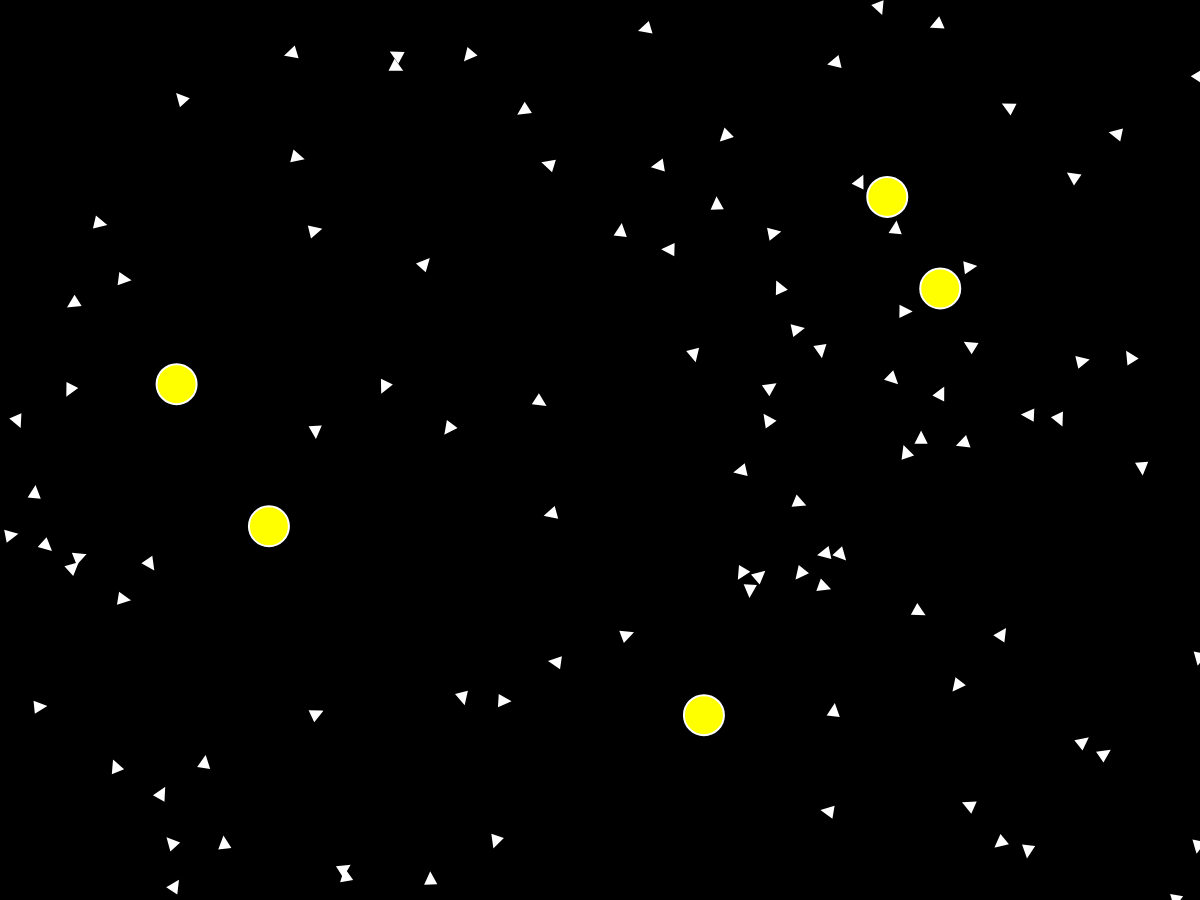
Frame 1 (no input)
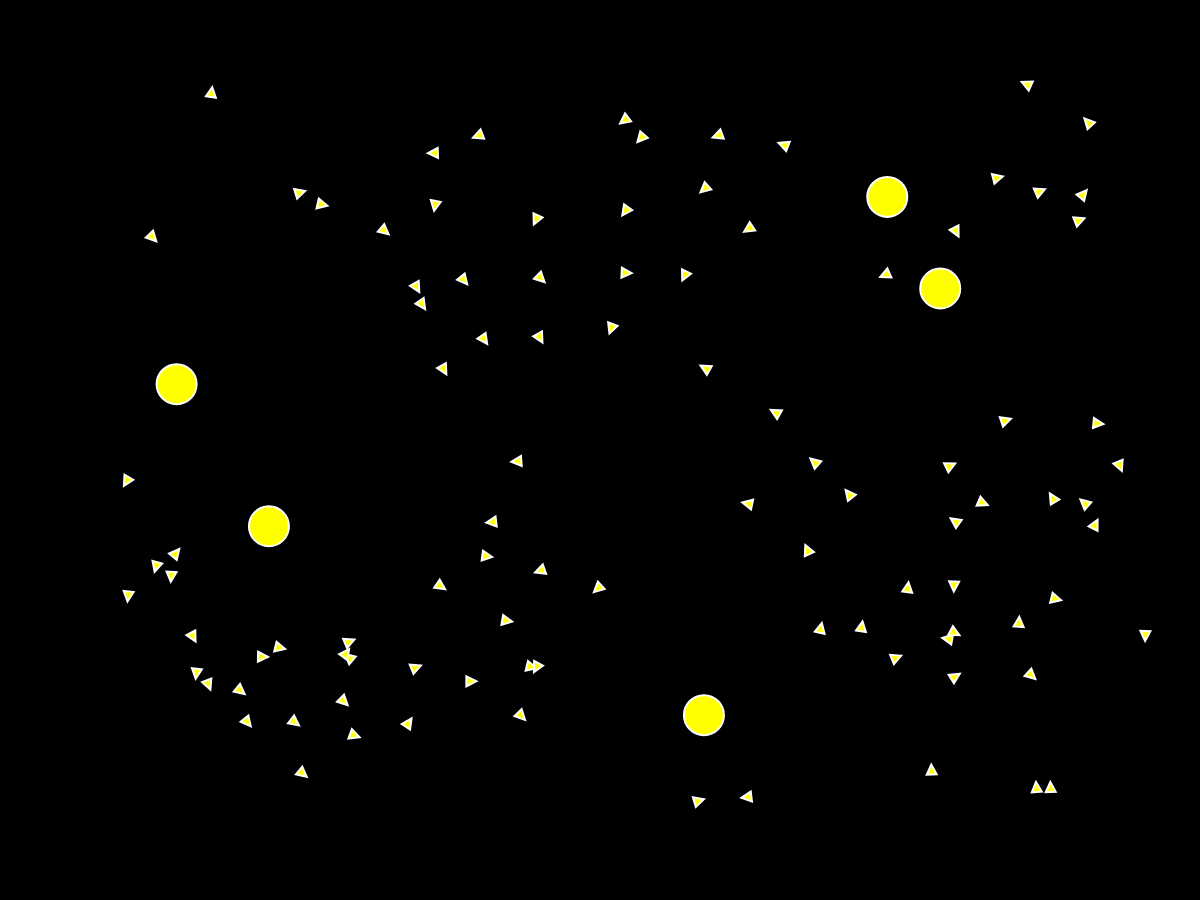
Frame 60 (no input)
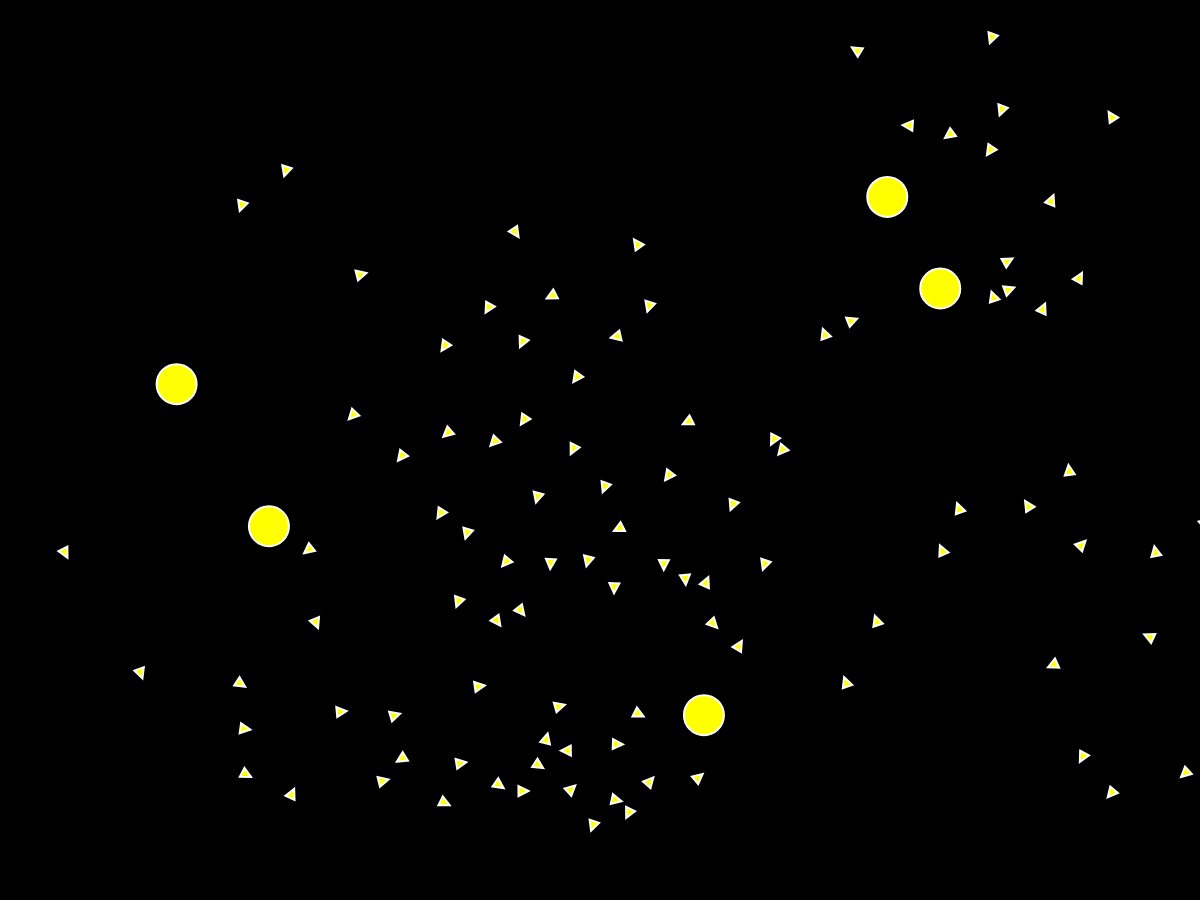
Frame 120 (the mouse pressed at the canvas centre since frame 60)

The p5.js sketch that drew these frames (run headless with seeded random() and noise() and a simulated clock; from frame 60 on, the mouse is pressed at the canvas centre):

// p5.js sketch
// ── sketch.js

let flock = [];
const obstacles = [];
let alignSlider, cohesionSlider, separationSlider;

function setup() {
  createCanvas(windowWidth, windowHeight - 100);
  alignSlider = createSlider(0, 1, 0.3, 0.05);
  cohesionSlider = createSlider(0, 1, 0.3, 0.05);
  separationSlider = createSlider(0, 1, 0.5, 0.05);
  for(let i = 0; i < 100; i++) {
    flock.push(new Boid(random(width), random(height)));
  }
  for(let i = 0; i < 5; i++){
    obstacles.push(new Obstacle(random(width), random(height)));
  }
}

function draw() {
  background(0);
  
  for (let boid of flock) {
    boid.flock(flock, alignSlider.value(), cohesionSlider.value(), separationSlider.value(), obstacles);
    boid.update();
    boid.show();
  }

  flock = flock.filter( boid => boid.isAlive);

  for(let obs of obstacles) {
    obs.show();
  }
}
// ── boid.js
class Boid {
	maxSpeed = 4;
  maxForce = 0.5;
	perception = 100;
	maxCohesion = 0.3;
	maxSteering = 0.3;
	maxSeparation = 0.3;
  isAlive = true;

	constructor(x, y) {
		this.position = createVector(x, y);
		this.velocity = p5.Vector.random2D();
		this.acceleration = createVector();
	}

	show() {
		strokeWeight(2);
		stroke(255);
    const direction = createVector(this.velocity.x, this.velocity.y);
    direction.setMag(10);
    const ortogonal = createVector(this.velocity.y, this.velocity.x);
    ortogonal.setMag(5);
    triangle(
			this.position.x + direction.x,
			this.position.y + direction.y,
			this.position.x + ortogonal.x,
			this.position.y - ortogonal.y,
			this.position.x - ortogonal.x,
			this.position.y + ortogonal.y
		);
	}

	update() {
		this.position.add(this.velocity);
		this.velocity.add(this.acceleration).setMag(this.maxSpeed);
		this.acceleration.mult(0);
	}

	flock(flock, maxAlignment, maxCohesion, maxSeparation, obstacles) {
    this.maxSteering = maxAlignment;
    this.maxCohesion = maxCohesion;
    this.maxSeparation = maxSeparation;
		const neighbours = [];
		for (let neighbor of flock) {
			const distance = this.position.dist(neighbor.position);
			if (neighbor != this && distance < this.perception) {
				neighbours.push(neighbor);
			}
		}
		const flockForce = this.flockInducedForce(neighbours);
    const edges = this.avoidEdges();
    const obstaclesAvoidance = this.avoidObstacles(obstacles);
		this.acceleration
			.add(flockForce)
			.add(edges)
      .add(obstaclesAvoidance)
			.limit(this.maxForce);
	}

  // Calculates alignment, cohesion and separation
	flockInducedForce(neighbours) {
		const avgVelocity = createVector(0, 0);
		const avgPosition = createVector(0, 0);
		const avgSeparation = createVector(0, 0);
		for (let neighbor of neighbours) {
			avgVelocity.add(neighbor.velocity);
			avgPosition.add(neighbor.position);
      const distance = this.position.dist(neighbor.position);
      const singleSeparation = p5.Vector.sub(this.position, neighbor.position);
      singleSeparation.div(Math.pow(distance, 2));
			avgSeparation.add(singleSeparation);
		}
		if (neighbours.length > 0) {
      // alignment force is the diference between the desired and current velocity
			avgVelocity.div(neighbours.length).sub(this.velocity).limit(this.maxSteering);
      // cohesion force is the diference between the desired position (center of the flock) and the current
			avgPosition.div(neighbours.length).sub(this.position).limit(this.maxCohesion);
      // separation force is the inverse of the distance to the neighbours 
      avgSeparation.div(neighbours.length).setMag(this.maxSeparation);
		}
		return avgVelocity.add(avgPosition).add(avgSeparation);
	}

  avoidEdges() {
    const avoidEdge = createVector(0, 0);
		if (this.position.x > width - this.perception) {
      if (this.position.x >= width) {
        this.position.x = width - 1;
      }
			avoidEdge.x -= 200 / (width - this.position.x);
		} else if (this.position.x < this.perception) {
      if (this.position.x <= 0) {
        this.position.x = 1;
      }
			avoidEdge.x += 200 / this.position.x;
		} else if (this.position.y < this.perception) {
      if (this.position.y <= 0) {
        this.position.y = 1;
      }
			avoidEdge.y += 200 / this.position.y;
		} else if (this.position.y > height - this.perception) {
      if (this.position.y >= height) {
        this.position.y = height - 1;
      }
      avoidEdge.y -= 200 / (height - this.position.y);
		}
    return avoidEdge;
	}

  avoidObstacles(obstacles) {
    const avoidObstacles = createVector(0, 0);
    let obstaclesNumber = 0;
    for (let obstacle of obstacles) {
			const distance = this.position.dist(obstacle.position);
			if (distance < this.perception) {
        if(distance < obstacle.radius) {
          this.isAlive = false;
        }
				const singleSeparation = p5.Vector.sub(this.position, obstacle.position);
        singleSeparation.div(Math.pow(distance, 2));
        avoidObstacles.add(singleSeparation);
        obstaclesNumber ++;
			}
		}
    if (obstaclesNumber > 0) {
			avoidObstacles
				.div(obstaclesNumber)
        .setMag(this.maxSpeed)
				.sub(this.velocity);
		}
		return avoidObstacles;
  }

}
// ── obstacle.js
class Obstacle {
  radius = 20;
  constructor(x, y) {
		this.position = createVector(x, y);
	}

  show() {
    strokeWeight(2);
    fill(255, 255, 0)
    circle(this.position.x, this.position.y, this.radius * 2);
  }

}
